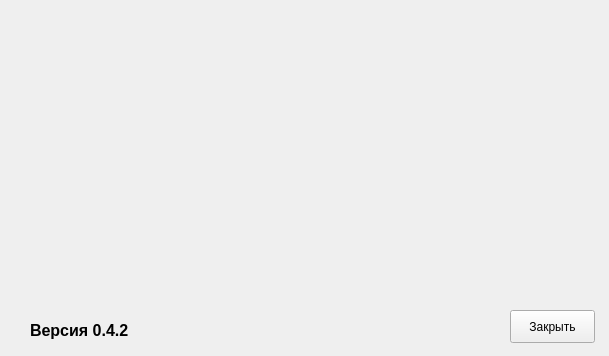
<?xml version="1.0" encoding="UTF-8"?>
<ui version="4.0">
 <class>aboutDialog</class>
 <widget class="QDialog" name="aboutDialog">
  <property name="geometry">
   <rect>
    <x>0</x>
    <y>0</y>
    <width>609</width>
    <height>356</height>
   </rect>
  </property>
  <property name="windowTitle">
   <string>О программе IM View</string>
  </property>
  <property name="windowIcon">
   <iconset>
    <normaloff>:/new/prefix1/img/IM_48x48.png</normaloff>:/new/prefix1/img/IM_48x48.png</iconset>
  </property>
  <property name="modal">
   <bool>true</bool>
  </property>
  <widget class="QLabel" name="label">
   <property name="geometry">
    <rect>
     <x>0</x>
     <y>0</y>
     <width>611</width>
     <height>301</height>
    </rect>
   </property>
   <property name="text">
    <string/>
   </property>
   <property name="pixmap">
    <pixmap resource="Images.qrc">:/image/data/img/images/zastavka.png</pixmap>
   </property>
  </widget>
  <widget class="QPushButton" name="actionclose">
   <property name="geometry">
    <rect>
     <x>510</x>
     <y>310</y>
     <width>85</width>
     <height>33</height>
    </rect>
   </property>
   <property name="focusPolicy">
    <enum>Qt::FocusPolicy::NoFocus</enum>
   </property>
   <property name="text">
    <string>Закрыть</string>
   </property>
  </widget>
  <widget class="QLabel" name="label_2">
   <property name="geometry">
    <rect>
     <x>30</x>
     <y>320</y>
     <width>111</width>
     <height>21</height>
    </rect>
   </property>
   <property name="text">
    <string>&lt;html&gt;&lt;head/&gt;&lt;body&gt;&lt;p&gt;&lt;span style=&quot; font-size:12pt; font-weight:600;&quot;&gt;Версия 0.4.2&lt;/span&gt;&lt;/p&gt;&lt;/body&gt;&lt;/html&gt;</string>
   </property>
  </widget>
 </widget>
 <resources>
  <include location="Images.qrc"/>
 </resources>
 <connections/>
</ui>
